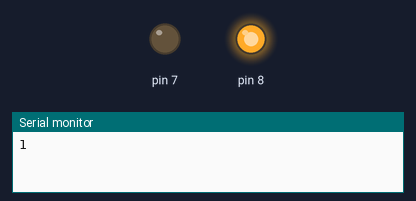
This sketch was run on a simulated Arduino Uno, built with avr-gcc and run on an emulated ATmega328P. On the bench: output pins drawn as LEDs (lit = HIGH), the last lines printed to the serial monitor.

Above: at 0.6 s.
At 2.6 s:
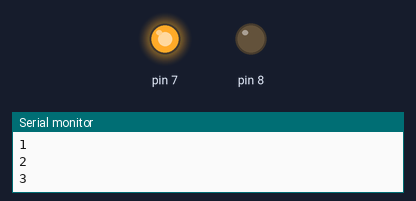
At 5.5 s:
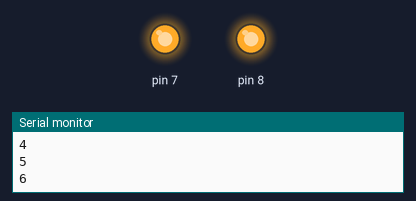
At 7.5 s:
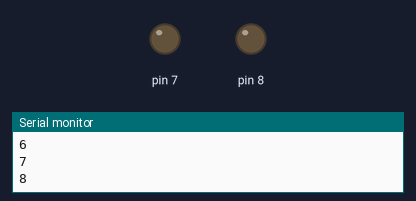
Timing chart, 0 to 9.0 s (numbered marks = the images above):
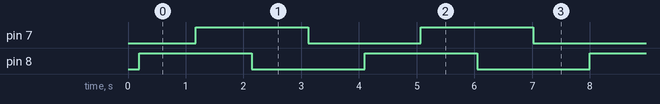

The sketch:

4_4_23EX_copy_20230410150154.ino
```cpp
#include <Arduino_FreeRTOS.h>

void TaskBlink1( void *pvParameters );

void TaskBlink2( void *pvParameters );

void Taskprint( void *pvParameters );
int checkNum = 0;
void setup() {

  // initialize serial communication at 9600 bits per second:

  Serial.begin(9600);

  xTaskCreate(

    TaskBlink1

    ,  "task1"

    ,  128

    ,  NULL

    ,  1

    ,  NULL );

  xTaskCreate(

    TaskBlink2

    ,  "task2"

    ,  128

    ,  NULL

    ,  2

    ,  NULL );

    xTaskCreate(

    Taskprint

    ,  "task3"

    ,  128

    ,  NULL

    ,  3

    ,  NULL );

vTaskStartScheduler();

}

void loop()

{

}

void TaskBlink1(void *pvParameters)  {

  pinMode(8, OUTPUT);
  while (1){
    if(checkNum ==1||checkNum == 2){
      digitalWrite(8,HIGH);
    }
    else{
      digitalWrite(8,LOW);
    }
    vTaskDelay(200/portTICK_PERIOD_MS);
  }

/*
  while(1)

  {

    Serial.println("Task1");

    digitalWrite(8, HIGH);

    vTaskDelay( 200 / portTICK_PERIOD_MS );

    digitalWrite(8, LOW);

    vTaskDelay( 200 / portTICK_PERIOD_MS );

  }*/

}

void TaskBlink2(void *pvParameters)

{

  pinMode(7, OUTPUT);
while (1){
    if(checkNum ==2||checkNum == 3){
      digitalWrite(7,HIGH);
    }
    else{
      digitalWrite(7,LOW);
    }
    vTaskDelay(200/portTICK_PERIOD_MS);
  }


/*
  while(1)

  {

    Serial.println("Task2");

    digitalWrite(7, HIGH);

    vTaskDelay( 300 / portTICK_PERIOD_MS );

    digitalWrite(7, LOW);

    vTaskDelay( 300 / portTICK_PERIOD_MS );

  }*/

}

void Taskprint(void *pvParameters)  {

  int counter = 0;

  while(1)

  {
    if(checkNum!=3){
     checkNum++;
    }else{
      checkNum = 0;
    }
  counter++;

  Serial.println(counter);

  vTaskDelay(1000 / portTICK_PERIOD_MS);    }

}
```

Measured:
- by itself, pin 7, pin 8: alternates HIGH for 2.0 s and LOW for 2.0 s
- by itself, everything shown: repeats every 8.0 s, in 8 steps
